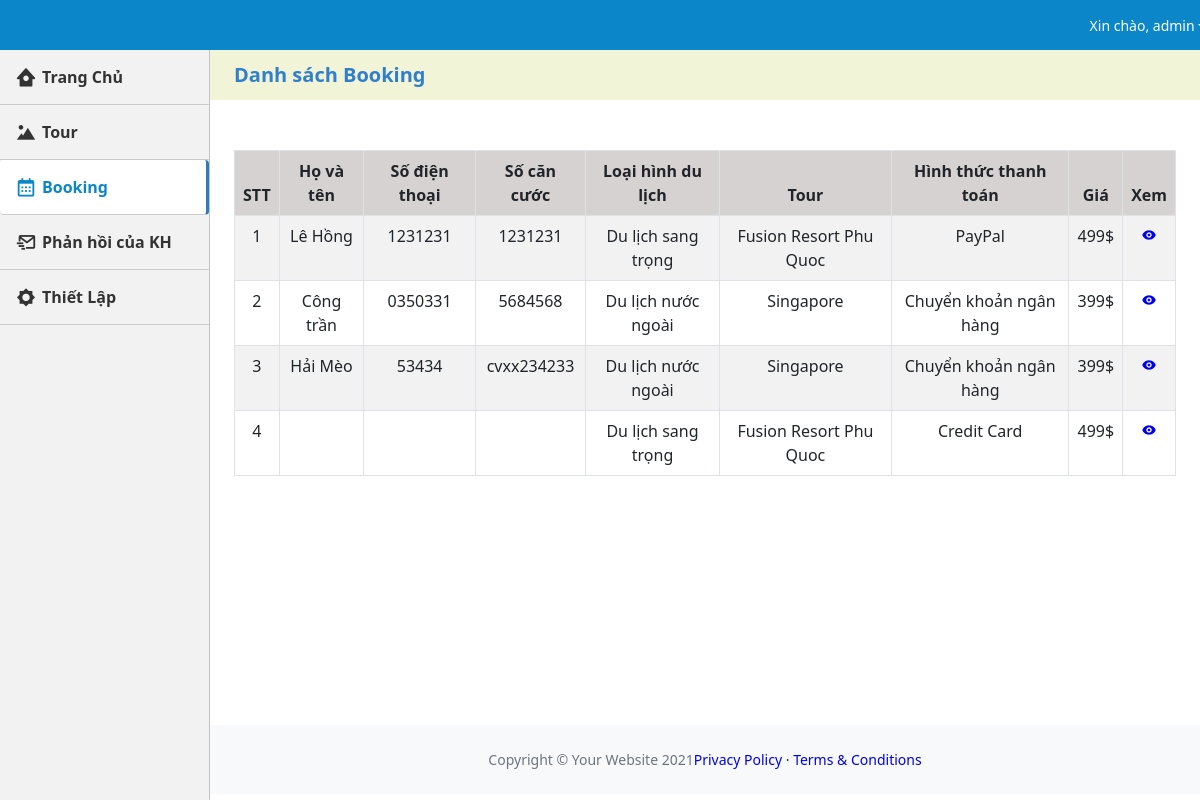
/admin/booking.php (signed in), run on the app's committed database.
### tables this page shows
CREATE TABLE `tbl_booking` (
  `id_booking` int(11) NOT NULL,
  `id_tour` int(11) NOT NULL,
  `ho_va_ten` varchar(30) NOT NULL,
  `dia_chi` varchar(300) NOT NULL,
  `so_dien_thoai` varchar(15) NOT NULL,
  `so_can_cuoc` varchar(15) NOT NULL,
  `loai_hinh_DL` varchar(40) NOT NULL,
  `hinh_thuc_thanh_toan` varchar(30) NOT NULL,
  `gia` int(11) NOT NULL
);

CREATE TABLE `tbl_tour` (
  `id_tour` int(11) NOT NULL,
  `loai_hinh` varchar(30) NOT NULL,
  `diem_den` varchar(50) NOT NULL,
  `khoang_thoi_gian` varchar(30) NOT NULL,
  `anh_1` varchar(255) NOT NULL,
  `anh_2` varchar(255) NOT NULL,
  `gioi_thieu_tour` text NOT NULL,
  `dich_vu_1` varchar(40) NOT NULL,
  `dich_vu_2` varchar(40) NOT NULL,
  `dich_vu_3` varchar(40) NOT NULL,
  `dich_vu_4` varchar(40) NOT NULL,
  `dich_vu_5` varchar(40) NOT NULL,
  `gia` int(11) NOT NULL,
  `link` text NOT NULL
);

### admin/booking.php (the view, shortened to what this page needs)
<?php
$page = 'booking';
?>
<!DOCTYPE html>
<html lang="en">
    <head>
        <link href='https://unpkg.com/boxicons@2.0.9/css/boxicons.min.css' rel='stylesheet'>
        <link href="https://cdn.jsdelivr.net/npm/simple-datatables@latest/dist/style.css" rel="stylesheet" />
        <link href="css/styles.css" rel="stylesheet" />
        <link href="css/main.css" rel="stylesheet" />
    </head>
    <body class="sb-nav-fixed">
        <nav class="sb-topnav navbar navbar-expand navbar-dark bg-dark px-4" >
            <ul class="navbar-nav ms-auto ms-md-0 ">
                <li class="nav-item dropdown">
                    <a class="nav-link dropdown-toggle" id="navbarDropdown" href="#" role="button" data-bs-toggle="dropdown" aria-expanded="false" style="font-size: 14px;">Xin chào, admin</a>
                </li>
            </ul>
        </nav>
        <div id="layoutSidenav">
            <div id="layoutSidenav_nav">
                <nav class="sb-sidenav accordion sb-sidenav-dark" id="sidenavAccordion">
                    <div class="sb-sidenav-menu">
                    <ul class="nav">
                            <li class=" <?php if($page == 'home'){echo 'active';} ?>">
                                <a class="" href="index.php"><i class='bx bxs-home-circle'></i>
                                    <b>Trang Chủ</b></a>
                            </li>
                            <li class="<?php if($page == 'tour'){echo 'active';} ?>">
                                <a class="" href="tour.php"><i class='bx bxs-landscape'></i>
                                    <b>Tour</b></a>
                            </li>
                            <li class="<?php if($page == 'booking'){echo 'active';}?>">
                                <a class="" href="booking.php"><i class='bx bx-calendar' ></i>
                                    <b>Booking</b></a>
                            </li>
                            <li class="<?php if($page == 'send'){echo 'active';}?>">
                                <a class="" href="./phan_hoi_kh.php"><i class='bx bx-mail-send'></i>
                                    <b>Phản hồi của KH</b></a>
                            </li>
                            <li class="">
                                <a class="" href="setting.php"><i class='bx bxs-brightness'></i>
                                    <b>Thiết Lập</b></a>
                            </li>
                        </ul>
                    </div>
                </nav>
            </div>
            <div id="layoutSidenav_content">
                <main>
                    <div >
                      <div class="container-list">
                        <div class="display-flex">
                            <h2 class="container-heading">Danh sách Booking</h2>
                        </div>
                      </div>
                        <div class="card mb-4 px-4">
                                <table class="table table-bordered table-striped">
                                    <thead>
                                        <tr class="bg-sm">
                                            <th style="text-align: center;">STT</th>
                                            <th style="text-align: center;">Họ và tên</th>
                                            <th style="text-align: center;">Số điện thoại</th>
                                            <th style="text-align: center;">Số căn cước</th>
                                            <th style="text-align: center;">Loại hình du lịch</th>
                                            <th style="text-align: center;">Tour</th>
                                            <th style="text-align: center;">Hình thức thanh toán</th>
                                            <th style="text-align: center;">Giá</th>
                                            <th style="text-align: center;">Xem</th>
                                        </tr>
                                    </thead>
                                    <tbfoot>
                                    <tbody>
                                    <?php
                                        include('config.php');
                                        $sql = "
                                                  SELECT *
                                                  FROM tbl_booking, tbl_tour where tbl_booking.id_tour= tbl_tour.id_tour
                                                  ORDER BY id_booking ASC";
                                        $noi_dung = mysqli_query($ket_noi, $sql);
                                        $i=0;
                                        while ($row = mysqli_fetch_array($noi_dung))
                                        {
                                            $i++;
                                        ;?>
                                        <tr>
                                            <td style="text-align: center;"><?php echo $i;?></td>
                                            <td style="text-align: center;"><?php echo $row["ho_va_ten"];?></td>
                                            <td style="text-align: center;"><?php echo $row["so_dien_thoai"];?></td>
                                            <td style="text-align: center;"><?php echo $row["so_can_cuoc"];?></td>
                                            <td style="text-align: center;"><?php echo $row["loai_hinh_DL"];?></td>
                                            <td style="text-align: center;"><?php echo $row["diem_den"];?></td>
                                            <td style="text-align: center;"><?php echo $row["hinh_thuc_thanh_toan"];?></td>
                                            <td style="text-align: center;"><?php echo $row["gia"];?>$</td>
                                            <td style="text-align: center;"><a href="booking-sua.php?id=<?php echo $row['id_booking'];?>"><i class="bx bxs-show"></i></a></td>
                                        </tr>
                                        <?php
                                        }
                                    ;?>
                                    </tbody>
                                </table>
                        </div>
                    </div>
                </main>
                <footer class="py-4 bg-light mt-auto">
                    <div class="container-fluid px-4">
                        <div class="d-flex align-items-center justify-content-between small">
                            <div class="text-muted">Copyright &copy; Your Website 2021</div>
                            <div>
                                <a href="#">Privacy Policy</a>
                                &middot;
                                <a href="#">Terms &amp; Conditions</a>
                            </div>
                        </div>
                    </div>
                </footer>
            </div>
        </div>
    </body>
</html>

### admin/css/main.css (style rules this page uses)
a { text-decoration: none; }
.sb-sidenav-menu .nav li { line-height: 30px; }
.sb-sidenav-menu .nav li a { position: relative; display: flex; align-items: center; padding: 12px 15px; color: #333; border-bottom: 1px solid #ccc; }
.sb-sidenav-menu .nav li a i { font-size: 22px; padding-right: 5px }
.sb-sidenav-menu .nav li.active a { background-color: white !important; border-right: 3px solid #2B7DBC; color: #0b87c9; border-radius: 4px; }
.container-heading { margin: 0; color: #307ECC; font-size: 20px; font-weight: bold; line-height: 50px; }
.bg-sm { background-color:#d6d2d2; }
.display-flex { display: flex; justify-content:space-between; padding-right: 1.5rem !important; padding-left: 1.5rem !important; }
.container-list { background-color: #f2f4d7; margin-bottom: 50px; }

### data on the page
tbl_booking: ho_va_ten "Lê Hồng", so_dien_thoai "1231231", so_can_cuoc "1231231", loai_hinh_DL "Du lịch sang trọng", id_tour.diem_den "Fusion Resort Phu Quoc", hinh_thuc_thanh_toan "PayPal", id_tour.gia "499"
tbl_booking: ho_va_ten "Công trần", so_dien_thoai "0350331", so_can_cuoc "5684568", loai_hinh_DL "Du lịch nước ngoài", id_tour.diem_den "Singapore", hinh_thuc_thanh_toan "Chuyển khoản ngân hàng", id_tour.gia "399"
tbl_booking: ho_va_ten "Hải Mèo", so_dien_thoai "53434", so_can_cuoc "cvxx234233", loai_hinh_DL "Du lịch nước ngoài", id_tour.diem_den "Singapore", hinh_thuc_thanh_toan "Chuyển khoản ngân hàng", id_tour.gia "399"
tbl_booking: loai_hinh_DL "Du lịch sang trọng", id_tour.diem_den "Fusion Resort Phu Quoc", hinh_thuc_thanh_toan "Credit Card", id_tour.gia "499"
